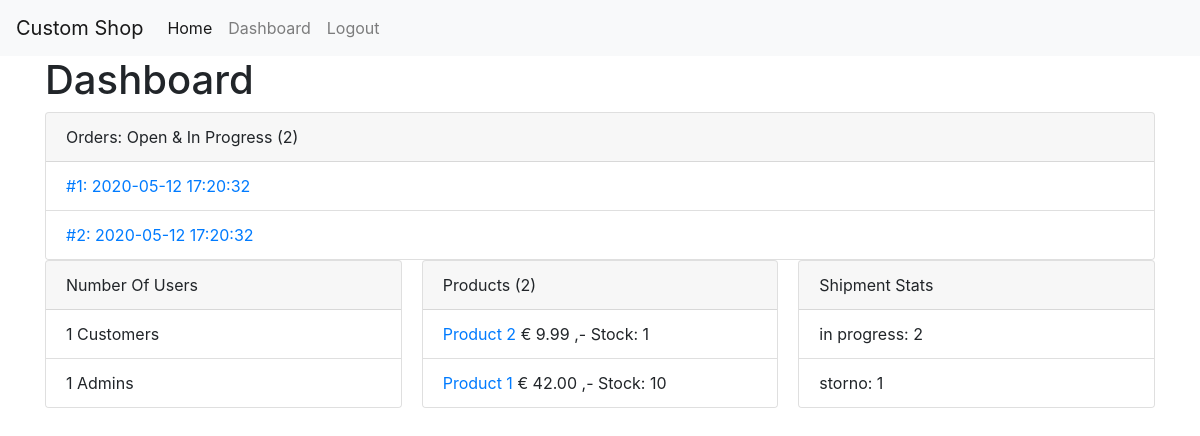
The page /dashboard (signed in) on the database as committed earlier.
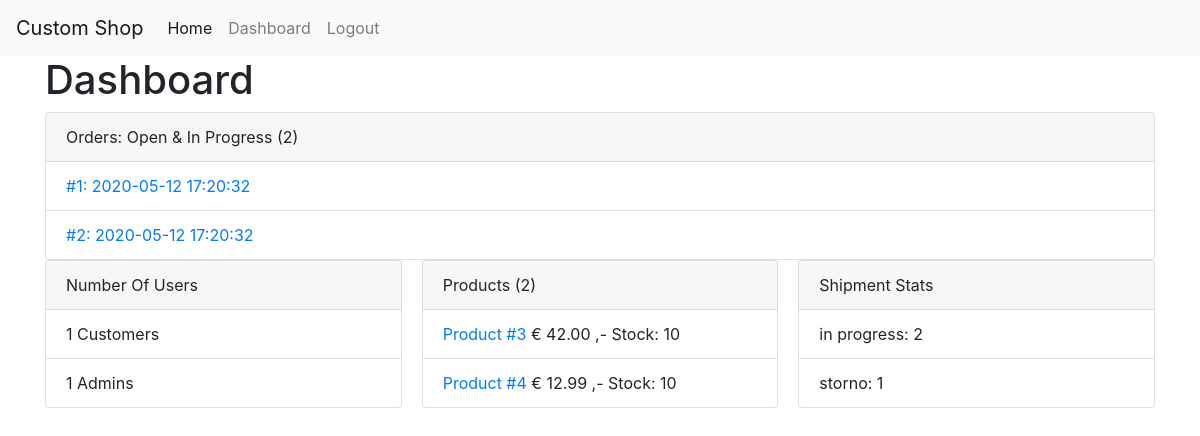
The same page on the database as committed later.
### tables this page shows
CREATE TABLE `orders` (
  `id` int(11) NOT NULL,
  `crdate` timestamp NOT NULL DEFAULT current_timestamp() COMMENT 'creation date',
  `user_id` int(11) NOT NULL,
  `products` text NOT NULL COMMENT 'Serialization or ordered products',
  `delivery_address_id` int(11) NOT NULL,
  `invoice_address_id` int(11) NOT NULL,
  `payment_id` int(11) NOT NULL,
  `status` enum('open','in progress','in delivery','storno','delivered') NOT NULL
);

CREATE TABLE `products` (
  `id` int(11) NOT NULL,
  `name` varchar(255) NOT NULL,
  `description` text DEFAULT NULL,
  `price` float NOT NULL,
  `stock` int(11) NOT NULL,
  `images` text DEFAULT NULL
);

### app/routes.php (called while the page is built)
<?php
return [
    '/' => 'ProductController.list',
    '/home' => 'ProductController.list',
    '/login' => 'AuthController.loginForm',
    '/do-login' => 'AuthController.login',
    '/logout' => 'AuthController.logout',
    '/dashboard' => 'AdminController.dashboard',
    '/products/{id}/edit' => 'AdminProductController.editForm',
    '/products/{id}/do-edit' => 'AdminProductController.edit',
    '/orders/{id}/edit' => 'AdminOrderController.editForm',
    '/orders/{id}/do-edit' => 'AdminOrderController.edit',
    '/products' => 'ProductController.list',
    '/products/{id}' => 'ProductController.showProduct',
];

### core/View.php (called while the page is built, shortened)
<?php
class View
{
    public static function load (string $view, array $params = [], string $layout = 'main')
    {
        require_once __DIR__ . "/../resources/views/layouts/$layout.php";
    }
}

### app/Controllers/AdminController.php (called while the page is built, shortened)
<?php
class AdminController
{
    public function dashboard ()
    {
        $db = new Database();
        $numberOfUsers = $db->query("SELECT COUNT(*) AS numberofusers, is_admin FROM users GROUP BY is_admin");
        $products = Product::all();
        usort($products, function ($a, $b) {
            if ($a->stock === $b->stock) {
                return 0;
            }
            if ($a->stock < $b->stock) {
                return -1;
            } else {
                return 1;
            }
        });
        $productStats = $db->query('SELECT COUNT(*) AS count, status AS label FROM orders GROUP BY status');
        $openOrders = Order::findByStatus('open');
        $inProgressOrders = Order::findByStatus('in progress');
        $ordersToList = array_merge($openOrders, $inProgressOrders);
        View::load('admin/dashboard', [
            'numberOfUsers' => $numberOfUsers,
            'products' => $products,
            'productStats' => $productStats,
            'openOrders' => $ordersToList
        ]);
    }
}

### index.php (called while the page is built, shortened)
<?php
spl_autoload_register(function ($namespaceAndClassname) {
    $namespaceAndClassname = str_replace('Core', 'core', $namespaceAndClassname);
    $namespaceAndClassname = str_replace('App', 'app', $namespaceAndClassname);
    $filepath = str_replace('\\', '/', $namespaceAndClassname);
});
$app = new \Core\Bootstrap();

### core/Session.php (called while the page is built, shortened)
<?php
class Session
{
    public static function get ($key, $default = null, $forgetAfterReturn = false)
    {
        if (isset($_SESSION[$key])) {
            $value = $_SESSION[$key];
            return $value;
        }
        return $default;
    }
}

### core/Models/BaseUser.php (called while the page is built, shortened)
<?php
trait BaseUser
{
    public static function isLoggedIn ()
    {
        return Session::get(Session::LOGGED_IN_KEY, false);
    }
}

### core/Helpers/Config.php (called while the page is built, shortened)
<?php
class Config
{
    public static function get ($configString = '', $default = null)
    {
        if (strlen($configString) >= 3) {
            $filename = explode('.', $configString)[0];
            $key = explode('.', $configString)[1];
            $config = require __DIR__ . "/../../config/$filename.php";
            if (array_key_exists($key, $config)) {
                return $config[$key];
            } else {
                return $default;
            }
        }
    }
}

### config/database.php (called while the page is built)
<?php
return [
    'host' => 'mariadb',
    'username' => 'root',
    'password' => 'password',
    'dbname' => 'mvc',
    'port' => 3306
];

### core/Database.php (called while the page is built, shortened)
<?php
class Database
{
    private $link;
    public function __construct ()
    {
        $this->link = new \mysqli(
            Config::get('database.host'),
            Config::get('database.username'),
            Config::get('database.password'),
            Config::get('database.dbname'),
            Config::get('database.port', 3306)
        );
        $this->link->set_charset('utf8');
    }
    public function query (string $sql, array $params = [])
    {
        $this->stmt = $this->link->prepare($sql);
        if (count($params) >= 1) {
            $paramTypes = [];
            $paramValues = [];
            foreach ($params as $key => $value) {
                $paramTypes[] = explode(':', $key)[0];
                $_value = $value;
                $paramValues[] = &$_value;
            }
            $paramString = implode('', $paramTypes);
            array_unshift($paramValues, $paramString);
            @call_user_func_array([$this->stmt, 'bind_param'], $paramValues);
        }
        $this->stmt->execute();
        $result = $this->stmt->get_result();
        return $result->fetch_all(MYSQLI_ASSOC);
    }
}

### app/Models/Order.php (called while the page is built, shortened)
<?php
class Order
{
    public static $tableName = 'orders';
    public function fill (array $data = [])
    {
        $this->id = $data['id'];
        $this->crdate = $data['crdate'];
    }
    public static function findByStatus (string $status = 'open')
    {
        $db = new Database();
        $tableName = self::$tableName;
        $result = $db->query("SELECT * FROM $tableName WHERE status = ?", [
            's:status' => $status
        ]);
        $data = [];
        foreach ($result as $resultItem) {
            $date = new self($resultItem);
            $data[] = $date;
        }
        return $data;
    }
}

### core/Models/ModelTrait.php (called while the page is built, shortened)
<?php
trait ModelTrait
{
    public static function all ()
    {
        $db = new Database();
        $tableName = self::$tableName;
        $result = $db->query("SELECT * FROM $tableName");
        $data = [];
        foreach ($result as $resultItem) {
            $date = new self($resultItem);
            $data[] = $date;
        }
        return $data;
    }
    public static function find (int $id)
    {
        $db = new Database();
        $tableName = self::$tableName;
        $result = $db->query("SELECT * FROM {$tableName} WHERE id = ?", [
            'i:id' => $id
        ]);
        $data = new self($result[0]);
        return $data;
    }
}

### app/Models/Product.php (called while the page is built, shortened)
<?php
class Product
{
    public $price = 0.0;
    public function fill (array $data = [])
    {
        $this->id = $data['id'];
        $this->name = $data['name'];
        $this->price = $data['price'];
        $this->stock = $data['stock'];
    }
    public function getPrice ()
    {
        return self::formatPrice($this->price);
    }
    public static function formatPrice ($price)
    {
        return sprintf('&euro; %.2f ,-', $price);
    }
}

### resources/views/admin/dashboard.view.php (the view)
<h1>Dashboard</h1>
<div class="card">
    <div class="card-header">
        Orders: Open & In Progress (<?php echo count($openOrders); ?>)
    </div>
    <ul class="list-group list-group-flush">
        <?php foreach ($openOrders as $openOrder): ?>
            <li class="list-group-item">
                <a href="orders/<?php echo $openOrder->id; ?>/edit">
                    <?php printf('#%d: %s', $openOrder->id, $openOrder->crdate); ?>
                </a>
            </li>
        <?php endforeach; ?>
    </ul>
</div>
<div class="card-columns">
    <div class="card">
        <div class="card-header">
            Number Of Users
        </div>
        <ul class="list-group list-group-flush">
            <?php
            foreach ($numberOfUsers as $numberOfUsersData) {
                if ($numberOfUsersData['is_admin'] === 1) {
                    $label = 'Admins';
                } else {
                    $label = 'Customers';
                }
                $value = $numberOfUsersData['numberofusers'];
                echo "<li class=\"list-group-item\">$value $label</li>";
            }
            ?>
        </ul>
    </div>
    <div class="card">
        <div class="card-header">
            Products (<?php echo count($products); ?>)
        </div>
        <ul class="list-group list-group-flush">
            <?php foreach ($products as $product): ?>
                <li class="list-group-item">
                    <a href="products/<?php echo $product->id; ?>/edit">
                        <?php echo $product->name; ?>
                    </a>
                    <?php echo $product->getPrice(); ?>
                    <span>
                    Stock: <?php echo $product->stock; ?>
                </span>
                </li>
            <?php endforeach; ?>
        </ul>
    </div>
    <div class="card">
        <div class="card-header">
            Shipment Stats
        </div>
        <ul class="list-group list-group-flush">
            <?php foreach ($productStats as $productStat): ?>
                <li class="list-group-item">
                    <?php echo $productStat['label']; ?>: <?php echo $productStat['count']; ?>
                </li>
            <?php endforeach; ?>
        </ul>
    </div>
</div>

### core/Bootstrap.php (shortened to what this page needs)
<?php
class Bootstrap
{
    private $routes = [];
    public function __construct ()
    {
        $this->routes = $this->getPreparedRoutes();
        $this->getControllerAndAction();
    }
    private function getPreparedRoutes ()
    {
        return require_once __DIR__ . '/../app/routes.php';
    }
    private function getControllerAndAction ()
    {
        $path = '';
        if (isset($_GET['path'])) {
            $path = $_GET['path'];
        }
        $path = "/" . rtrim($path, '/');
        $controller = '';
        $action = '';
        $params = [];
        if (array_key_exists($path, $this->routes)) {
            $controllerAndAction = $this->routes[$path];
            $controller = explode('.', $controllerAndAction)[0];
            $action = explode('.', $controllerAndAction)[1];
        }
        if ($controller === '') {
            exit('404 Seite - @todo: hübsche 404 Seite bauen ;)');
        } else {
            $controller = new $classAndNamespace();
            call_user_func_array([$controller, $action], $params);
        }
    }
}

### resources/views/partials/header.php (shortened to what this page needs)
<!doctype html>
<html lang="de">
<head>
    <link href="https://stackpath.bootstrapcdn.com/bootstrap/4.4.1/css/bootstrap.min.css" rel="stylesheet">
</head>
<body>
<nav class="navbar navbar-expand-lg navbar-light bg-light">
    <a class="navbar-brand" href="index.php">Custom Shop</a>
    <div class="collapse navbar-collapse" id="navbarSupportedContent">
        <ul class="navbar-nav mr-auto">
            <li class="nav-item active">
                <a class="nav-link" href="home">Home</a>
            </li>
            <?php if (\App\Models\User::isLoggedIn()): ?>
                <li class="nav-item">
                    <a class="nav-link" href="dashboard">Dashboard</a>
                </li>
                <li class="nav-item">
                    <a class="nav-link" href="logout">Logout</a>
                </li>
            <?php else: ?>
                <li class="nav-item">
                    <a class="nav-link" href="login">Login</a>
                </li>
            <?php endif; ?>
        </ul>
    </div>
</nav>
<div class="container">

### resources/views/layouts/main.php
<?php require_once __DIR__ . '/../partials/header.php'; ?>
<main>
    <?php require_once $viewPath; ?>
</main>
<?php require_once __DIR__ . '/../partials/footer.php'; ?>

### resources/views/partials/footer.php
</div>
</body>
</html>

Rows that differ between the two databases and show on the page:
changed products: name "Product 1" → "Product #3"; moves up the list
changed products: name "Product 2" → "Product #4"; price "€ 9.99 ,-" → "€ 12.99 ,-"; stock "1" → "10"
